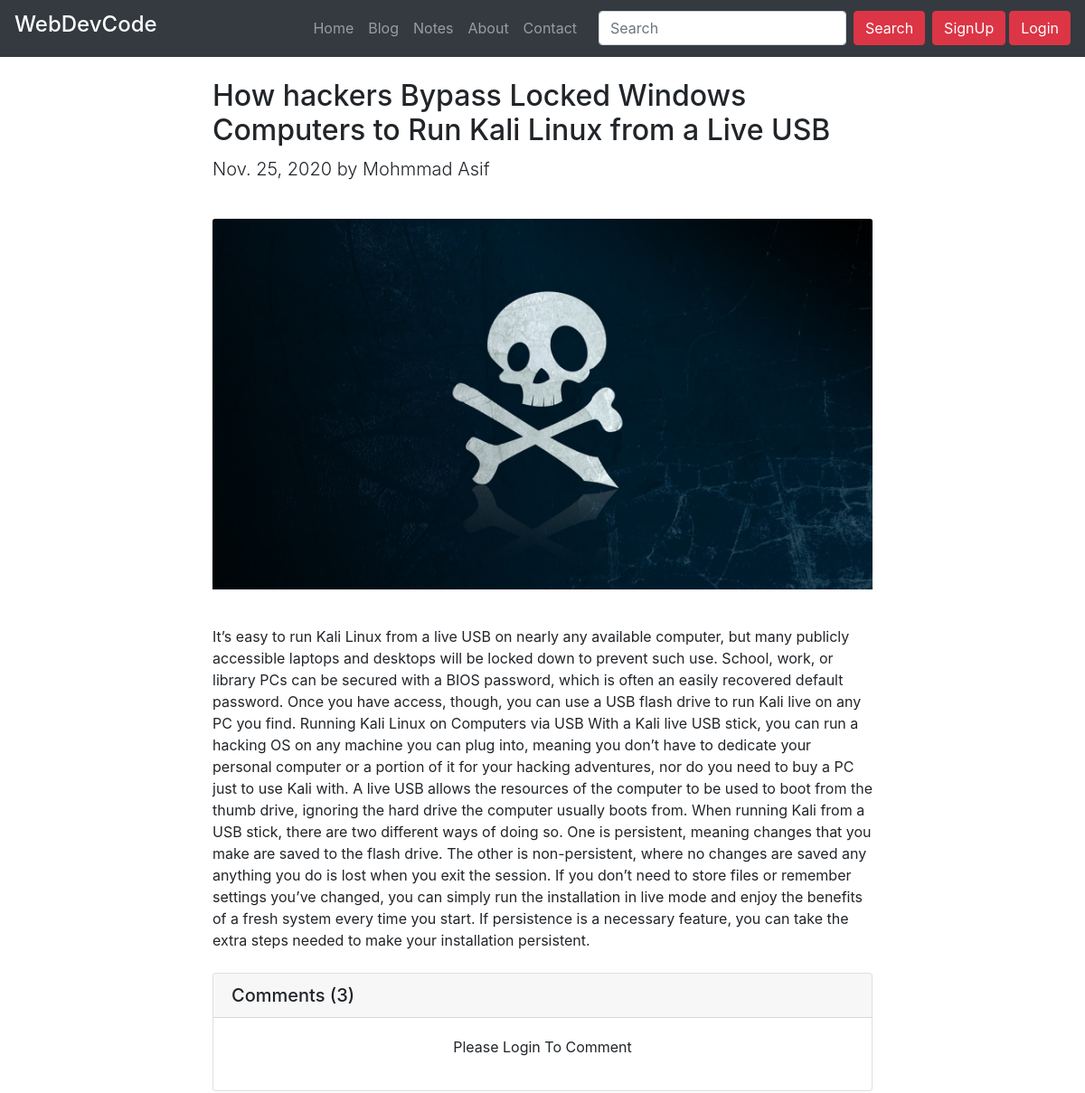
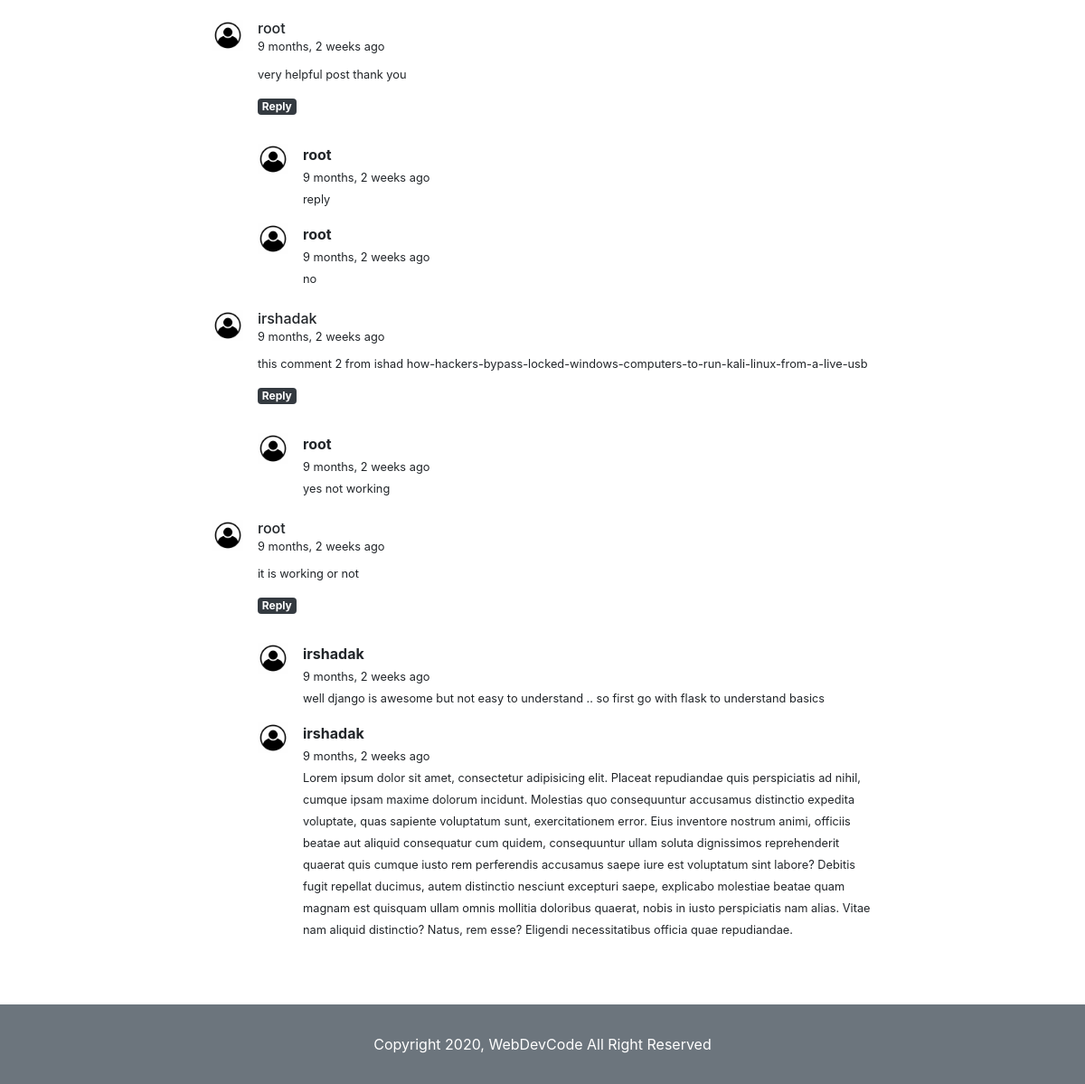
The app's page /blog/how-hackers-bypass-locked-windows-computers-to-run-kali-linux-from-a-live-usb with its own data (2 pictures, top to bottom).
### blog/models.py (models this page shows, shortened)
class Post(models.Model):
    sno = models.AutoField(primary_key=True)
    title = models.CharField(max_length=100)
    content = models.TextField()
    author = models.CharField(max_length=30)
    slug = models.CharField(max_length=150)
    image = models.ImageField(upload_to='images/', blank=True)
    timestap = models.DateTimeField(blank=True)

class PostComment(models.Model):
    sno = models.AutoField(primary_key = True)
    comment = models.TextField()
    user = models.ForeignKey(User, on_delete=models.CASCADE)
    post = models.ForeignKey(Post, on_delete=models.CASCADE)
    parent = models.ForeignKey('self', on_delete=models.CASCADE, null=True)
    timestap =models.DateTimeField(default=now)

### blog/views.py (the view)
# urls.py: path('<str:slug>', views.blogPost, name='blogPost'),
def blogPost(request,slug):
    post = Post.objects.filter(slug = slug).first()
    comments = PostComment.objects.filter(post=post, parent=None)
    replies = PostComment.objects.filter(post=post).exclude(parent=None)
    replyDict = {}
    for reply in replies:
        if reply.parent.sno not in replyDict.keys():
            replyDict[reply.parent.sno] = [reply]
        else:
            replyDict[reply.parent.sno].append(reply)
    context = {'post' : post, 'comments' : comments, 'replyDict': replyDict}
    return render(request, 'blog/blogPost.html', context)

### blog/templatetags/get_dict.py (called while the page is built)
@register.filter(name='get_filter')
def get_filter(dict, key):
    return dict.get(key)

### templates/blog/blogPost.html (shortened to what this page needs)
{% extends 'layout.html' %}
{% block body %}
{% load humanize %}
{% load get_dict %}
<div class="container my-4">
     <div class="row">
          <div class="col-sm-8 mx-auto">
                <h2>
                    {{post.title}}
               </h2>
               <p class="lead">
                    {{post.timestap.date}} by {{post.author}}
               </p>
               <img src="/media/{{post.image}}" class="card-img-top my-4" alt="...">
               <p class="mt-3">
                    {{post.content}}
               </p>
               <div class="card mt-4">
                     <h5 class="card-header">Comments ({{comments.count}})</h5>
                    <div class="card-body">
                    {% if user.is_authenticated %}
                         <form action="/blog/Comment" method="POST"> {% csrf_token %}
                              <div class="form-group">
                                   <input type="hidden" name="PostSno" value="{{post.sno}}">
                                    <input type="hidden" name="parentSno" value="">
                                   <textarea class="form-control" id="exampleFormControlTextarea1" name="comment"
                                        rows="3" placeholder="Post your comment here..."></textarea>
                                   <button type="submit" class="btn btn-dark btn-sm mt-3 float-right">Submit
                                        Comment</button>
                              </div>
                         </form>
                         {% else %}
                         <p class="text-center">Please Login To Comment</p>
                    {% endif %}
                    </div>
             </div>
               {% for comment in comments %}
               <div class="media my-4">
                    <img src="/static/images/userlogo.jpg" class="mr-3" height="34" width="34" alt="user_logo">
                    <div class="media-body">
                         <h6 class="mt-0">{{comment.user.username}} <br> <small> {{comment.timestap |naturaltime}}</small></h6>
                         <small>{{comment.comment}}</small>
                        <div class="reply ">
                              <a class=" badge badge-dark my-3" data-toggle="collapse" href="#replyBox{{comment.sno}}"
                                   role="button" aria-expanded="false" aria-controls="replyBox{{comment.sno}}"> Reply </a>
                        </div>
                        {% for reply in replyDict|get_filter:comment.sno %}
                              <div class="media mt-3">
                                   <img src="/static/images/userlogo.jpg" height="34" width="34" class="mr-3" alt="...">
                                   <div class="media-body">
                                   <p class="my-0"><b>{{reply.user.username}} </b> <br>
                                   <small> {{reply.timestap |naturaltime}}</small>
                                   </p>
                                   <small>{{reply.comment}}</small>
                                   </div>
                              </div>
                         {% endfor %}
                    </div>
               </div>
               {% endfor %}
          </div>
     </div>
</div>
{% endblock body %}

### records on screen
Post: title "How hackers Bypass Locked Windows Computers to Run Kali Linux from a Live USB", timestap "Nov. 25, 2020", author "Mohmmad Asif", image (picture), content "It’s easy to run Kali Linux from a live USB on nearly any available computer, but many publicly accessible laptops and desktops will be locked down to prevent such use. School, work, or library PCs can be secured with a BIOS password, which is often an easily recovered default password. Once you have access, though, you can use a USB flash drive to run Kali live on any PC you find. Running Kali Linux on Computers via USB With a Kali live USB stick, you can run a hacking OS on any machine you can plug into, meaning you don’t have to dedicate your personal computer or a portion of it for your hacking adventures, nor do you need to buy a PC just to use Kali with. A live USB allows the…"
PostComment: user.username "root", timestap "9 months, 2 weeks ago", comment "very helpful post thank you"
PostComment: user.username "root", timestap "9 months, 2 weeks ago", comment "reply"
PostComment: user.username "root", timestap "9 months, 2 weeks ago", comment "no"
PostComment: user.username "irshadak", timestap "9 months, 2 weeks ago", comment "this comment 2 from ishad how-hackers-bypass-locked-windows-computers-to-run-kali-linux-from-a-live-usb"
PostComment: user.username "root", timestap "9 months, 2 weeks ago", comment "yes not working"
PostComment: user.username "root", timestap "9 months, 2 weeks ago", comment "it is working or not"
PostComment: user.username "irshadak", timestap "9 months, 2 weeks ago", comment "well django is awesome but not easy to understand .. so first go with flask to understand basics"
PostComment: user.username "irshadak", timestap "9 months, 2 weeks ago", comment "Lorem ipsum dolor sit amet, consectetur adipisicing elit. Placeat repudiandae quis perspiciatis ad nihil, cumque ipsam maxime dolorum incidunt. Molestias quo consequuntur accusamus distinctio expedita voluptate, quas sapiente voluptatum sunt, exercitationem error. Eius inventore nostrum animi, officiis beatae aut aliquid consequatur cum quidem, consequuntur ullam soluta dignissimos reprehenderit quaerat quis cumque iusto rem perferendis accusamus saepe iure est voluptatum sint labore? Debitis fugit repellat ducimus, autem distinctio nesciunt excepturi saepe, explicabo molestiae beatae quam magnam est quisquam ullam omnis mollitia doloribus quaerat, nobis in iusto perspiciatis nam alias.…"

### other values on screen
{{ comments.count }} "3"
